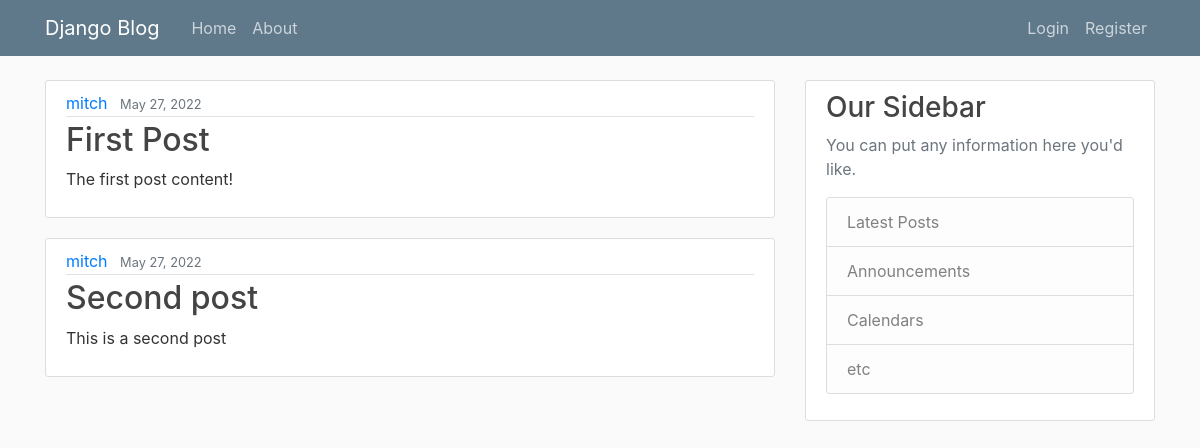
The page / on the database its author committed.
### blog/models.py (models this page shows, shortened)
class Post(models.Model):
    title = models.CharField(max_length=100)
    content = models.TextField()
    date_posted = models.DateTimeField(default=timezone.now)
    author = models.ForeignKey(User, on_delete=models.CASCADE)

### blog/views.py (the view)
# urls.py: path('', home, name='blog-home'),
def home(request):
    queryset = Post.objects.all()
    context = {'posts': queryset}
    return render(request, 'blog/home.html', context)

### blog/templates/blog/home.html
{% extends 'base.html' %}
{% block content %}
    {% for post in posts %}
        <article class="media content-section">
            <div class="media-body">
            <div class="article-metadata">
                <a class="mr-2" href="#">{{ post.author }}</a>
                <small class="text-muted">{{ post.date_posted|date:"F d, Y" }}</small>
            </div>
            <h2><a class="article-title" href="#">{{ post.title }}</a></h2>
            <p class="article-content">{{ post.content }}</p>
            </div>
        </article>
    {% endfor %}
{% endblock content %}

### static/css/main.css (style rules this page uses)
body { background: #fafafa; color: #333333; margin-top: 5rem; }
h1, h2, h3, h4, h5, h6 { color: #444444; }
.content-section { background: #ffffff; padding: 10px 20px; border: 1px solid #dddddd; border-radius: 3px; margin-bottom: 20px; }
.article-title { color: #444444; }
.article-content { white-space: pre-line; }
.article-metadata { padding-bottom: 1px; margin-bottom: 4px; border-bottom: 1px solid #e3e3e3 }

### rows shown on the page
Post: author "mitch", date_posted "May 27, 2022", title "First Post", content "The first post content!"
Post: author "mitch", date_posted "May 27, 2022", title "Second post", content "This is a second post"
